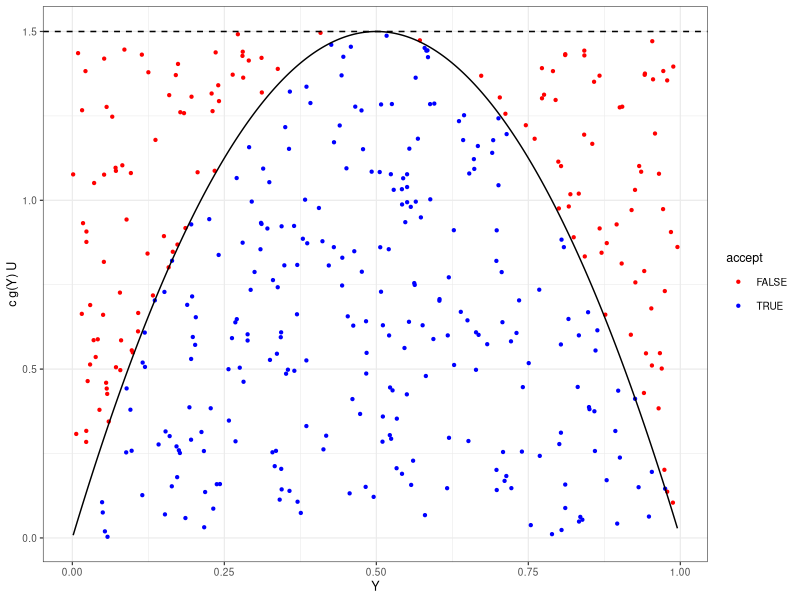

Reproduce this figure in R.
## ---- chunk 1
knitr::opts_chunk$set(echo = FALSE, out.width = "100%")
library(ggplot2)
## ---- chunk 2
set.seed(406)
y <- runif(400); u <- runif(400)
ggplot(data.frame(y, h = 1.5 * u, accept = 1.5 * u <= 6 * y * (1 - y))) +
  geom_point(aes(y, h, color = accept), size = 0.8) +
  geom_function(fun = function(x) 6 * x * (1 - x), n = 501) +
  geom_hline(yintercept = 1.5, linetype = 2) +
  scale_color_manual(values = c("red", "blue")) +
  labs(x = "Y", y = "c g(Y) U") +
  theme_bw(base_size = 9)
